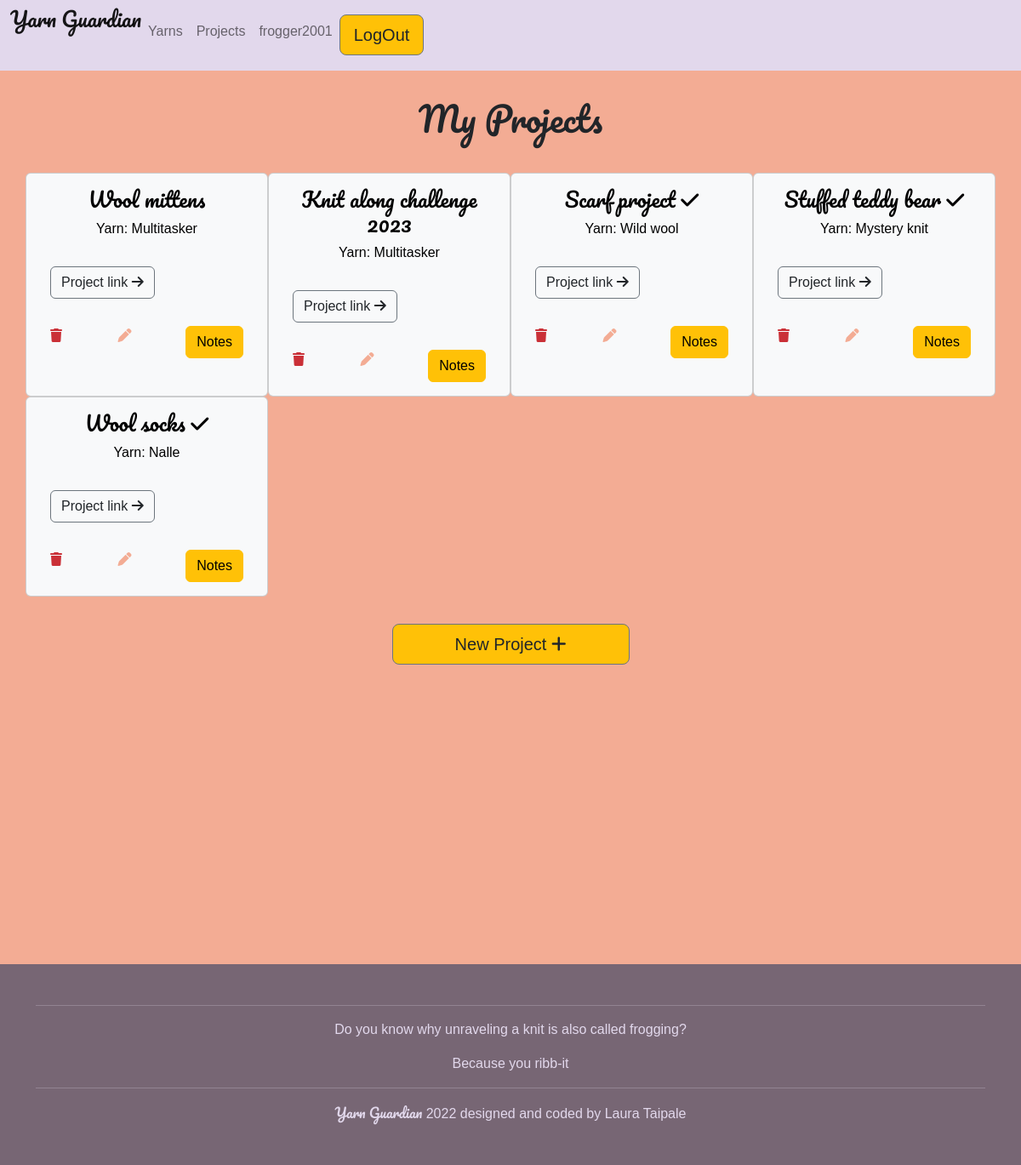
The page /get_projects (signed in) on the database its author committed.
### stash/models.py (models this page shows, shortened)
class Project(models.Model):
    name = models.CharField(max_length=50, null=True, blank=False,
                            verbose_name=u"Name of the Project")
    body = models.TextField(blank=True,
                            verbose_name=u"Notes about the project")
    user = models.ForeignKey(User, on_delete=models.CASCADE,
                             default='')
    link = models.URLField(default='', blank=True,
                           verbose_name=u"Link to pattern")
    yarn = models.ForeignKey(Yarn, on_delete=models.SET_NULL, default='',
                             null=True, blank=True,
                             verbose_name=u"Yarn in this project")
    finished = models.BooleanField(default=False,
                                   verbose_name=u"Is the project finished?")

class Yarn(models.Model):
    name = models.CharField(max_length=50, null=True, blank=False,
                            verbose_name=u"Name of the Yarn")
    body = models.TextField(blank=True, verbose_name=u"Notes about the yarn")
    user = models.ForeignKey(User, on_delete=models.CASCADE, default='')
    producer = models.CharField(max_length=50, verbose_name=u"Producer's name")
    color_group = models.CharField(
        max_length=10, blank=True, default='')
    color_name = models.CharField(
        max_length=50, blank=True, default='',
        verbose_name=u"Color name")
    color_code = models.CharField(
        max_length=6, blank=True, default='',
        verbose_name=u"Producer's color code")
    amount = models.IntegerField(null=True, blank=True, default='',
                                 verbose_name=u"How much yarn you have? (g)")
    weight = models.CharField(max_length=11, blank=True, default='')
    material = models.CharField(max_length=100, null=True, blank=True)
    favorite = models.BooleanField(blank=True, default=False)
    frogged = models.BooleanField(blank=True, default=False)
    def __str__(self):
        return self.name

### stash/views.py (the view)
# urls.py: path('get_projects', views.get_projects, name='get_projects'),
def get_projects(request):
    projects = Project.objects.filter(user=request.user).order_by('finished')
    context = {
        'projects': projects
    }
    paginate_by = 12
    return render(request, 'stash/projects_board.html', context)

### templates/stash/projects_board.html (shortened to what this page needs)
{% extends "base.html" %}
{% block content %}
{% if user.is_authenticated %}
<div id="my-stash" class="note-red-bg">
    <h1 class="special-font text-center extra-fluff">My Projects</h1>
        <div class="container">
            <div class="row">
            {% for project in projects %}
                <div class="col-12 col-md-6 col-xl-3 card text-bg-light">
                    <div class="card-body container">
                        <div class="row text-center">
                            <div class="col-12">
                                <h4 class="card-title special-font">{{ project.name }}
                                    {% if project.finished == True %}
                                    <i class="fa-solid fa-check"></i>
                                    {% endif %}
                                </h4>
                            </div>
                        </div>
                        <div class="row text-center">
                            <div class="col">
                                {% if project.yarn == None %}
                                <p>Add a yarn to this project
                                    <a href="/edit_project/{{ project.id }}">
                                        <i class="fa-solid fa-pen"></i>
                                    </a>
                                </p>
                                {% else %}
                                <p class="card-text">Yarn: {{ project.yarn }}</p>
                                {% endif %}
                            </div>
                        </div>
                        <div class="row">
                            <div class="col-12 extra-fluff">
                                <p class="card-text">
                                    <a class="text-decoration-none text-dark btn btn-light btn-outline-secondary" href="{{ project.link }}" aria-label="Open page linked to your project" target="_blank">Project link
                                        <i class="fa-solid fa-arrow-right">
                                        </i>
                                    </a>
                                </p>
                            </div>
                        </div>
                        <div class="row">
                            <div class="col">
                                <a href="/delete_project/{{ project.id }}">
                                    <i class="fa-solid fa-trash trash-red"></i>
                                </a>
                            </div>
                            <div class="col">
                                <a href="/edit_project/{{ project.id }}">
                                    <i class="fa-solid fa-pen note-red"></i>
                                </a>
                            </div>
                            <div class="col">
                                <button type="button" class="btn btn-warning"
                                data-toggle="modal" data-target="#projectModal" data-project-name="{{ project.name }}" data-project-body="{{ project.body }}">
                                    Notes
                                </button>
                            </div>
                        </div>
                    </div>
                </div>
                {% endfor %}
            </div>
            <div class="d-grid col-3 mx-auto extra-fluff">
                <a class="text-decoration-none text-dark btn btn-warning btn-outline-secondary btn-lg" href="/add_project">New Project <i class="fa-solid fa-plus"></i></a>
            </div>
        </div>
    </div>
{% else %}
<p>Please login to start using Yarn Guardian!</p>
{% endif %}
{% endblock %}

### templates/base.html (shortened to what this page needs)
<!DOCTYPE html>
{% load static %}
<html lang="en">
<head>
    <link rel="stylesheet"
        href="https://cdn.jsdelivr.net/npm/bootstrap@5.2.2/dist/css/bootstrap.min.css">
    <link rel="stylesheet" href="{% static 'style.css' %}" type="text/css">
</head>
<body>
    {% if user.is_authenticated %}
    <div class=" container-fluid sticky-top" style="background-color: #E2D8EC;">
        <nav class="navbar navbar-expand-lg navbar-light">
            <div class="row">
                <div class="col-5">
                    <a class="navbar-brand special-font" href="{% url 'home' %}"><h4>Yarn Guardian</h4></a>
                </div>
            </div>
            <div class="row justify-content-between">
                <div class="col-5">
                    <div class="collapse navbar-collapse" id="navbarNavAltMarkup">
                        <div class="navbar-nav">
                            <a class="nav-item nav-link" aria-label="Yarn stash" href="{% url 'get_stash' %}">Yarns</a>
                            <a class="nav-item nav-link" aria-label="Project page" href="{% url 'get_projects' %}">Projects</a>
                            <a class="nav-item nav-link" aria-label="Your userpage" href="{% url 'user_page' %}">{{ user.username }}</a>
                            <a class="text-decoration-none text-dark btn btn-warning btn-outline-secondary btn-lg" aria-label="Log out from app" href="{% url 'account_logout' %}">LogOut</a>
                        </div>
                    </div>
                </div>
            </div>
        </nav>
    </div>
    {% endif %}
    <div>
    {% block content %}{% endblock content %}
    </div>
    <footer>
        <div class="container mx-auto extra-fluff text-center">
            <div class="row">
                <div class="col">
                    <hr>
                    <p>Do you know why unraveling a knit is also called frogging?</p>
                    <p>Because you ribb-it</p>
                    <hr>
                    <p><span class="special-font">Yarn Guardian</span> 2022 designed and coded by Laura Taipale</p>
                </div>
            </div>
        </div>
    </footer>
</body>
</html>

### static/style.css (style rules this page uses)
body { font-family: 'Titillum Web', sans-serif; }
footer { background-color: #776674; color:#E2D8EC; }
#my-stash { padding-bottom: 20rem; }
.special-font { font-family: 'Pacifico', sans-serif; }
.extra-fluff { padding-top: 2rem; padding-bottom: 2rem; }
.note-red-bg { background-color: #F3AC94; }
.note-red { color: #F3AC94; }
.trash-red { color: #CA3037; }

### rows shown on the page
Project: name "Wool mittens", yarn "Multitasker"
Project: name "Knit along challenge 2023", yarn "Multitasker"
Project: name "Scarf project", finished True (drawn), yarn "Wild wool"
Project: name "Stuffed teddy bear", finished True (drawn), yarn "Mystery knit"
Project: name "Wool socks", finished True (drawn), yarn "Nalle"

### other values the page prints
{{ user.username }} "frogger2001"
